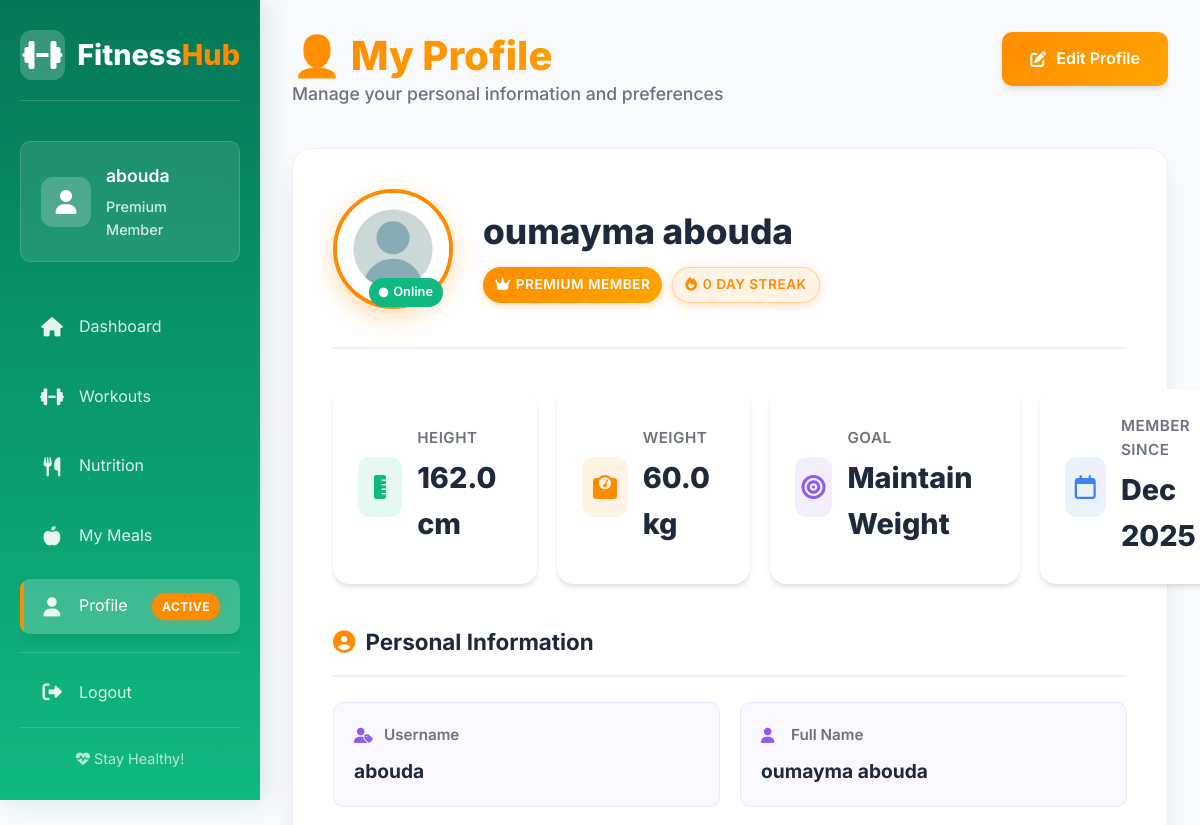
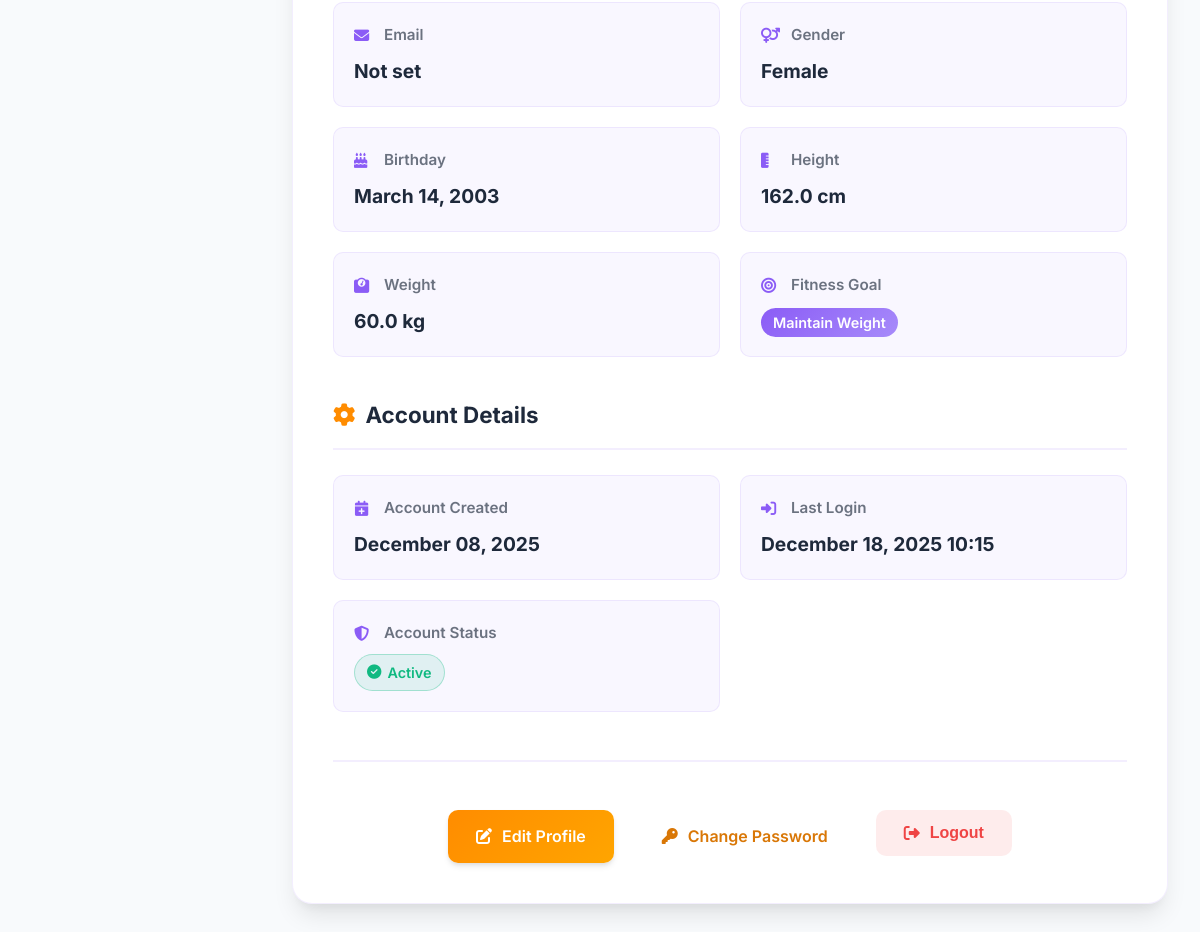
The page /accounts/profile/ (signed in) on the database its author committed (2 pictures, top to bottom).
### accounts/models.py (models this page shows, shortened)
class Profile(models.Model):
    GENDER_CHOICES = [
        ('M', 'Male'),
        ('F', 'Female'),
    ]
    GOAL_CHOICES = [
        ('lose', 'Lose Weight'),
        ('maintain', 'Maintain Weight'),
        ('gain', 'Gain Weight'),
    ]
    user = models.OneToOneField(User, on_delete=models.CASCADE)
    gender = models.CharField(max_length=10, choices=GENDER_CHOICES)
    birthday = models.DateField()
    height = models.FloatField(help_text="Height in cm")
    weight = models.FloatField(help_text="Weight in kg")
    goal = models.CharField(max_length=10, choices=GOAL_CHOICES, default='maintain')
    workout_day_streak = models.PositiveIntegerField(default=0, help_text="Consecutive days with 6+ exercises completed")

### accounts/views.py (the view)
# urls.py: path('profile/', views.profile_view, name='profile'),
@login_required
def profile_view(request):
    try:
        profile = Profile.objects.get(user=request.user)
    except Profile.DoesNotExist:
        from django.contrib import messages
        messages.error(request, "Please complete your profile first.")
        return redirect('update_profile')  # Rediriger vers la création du profil
    from datetime import date, timedelta
    try:
        from workouts.models import ExerciseLog
        has_workouts = True
    except ImportError:
        has_workouts = False
    workout_day_streak = profile.workout_day_streak or 0
    if has_workouts:
        today = date.today()
        current_streak = 0
        current_workout_day = today
        while True:
            day_exercises_count = ExerciseLog.objects.filter(
                user=request.user,
                date=current_workout_day
            ).count()
            if day_exercises_count >= 6:
                current_streak += 1
                current_workout_day -= timedelta(days=1)
            else:
                break
        if current_streak > workout_day_streak:
            profile.workout_day_streak = current_streak
            profile.save()
            workout_day_streak = current_streak
    context = {
        'profile': profile,
        'workout_day_streak': workout_day_streak,
    }
    return render(request, 'accounts/profile.html', context)

### accounts/templates/accounts/profile.html (shortened to what this page needs)
{% load static %}
<!DOCTYPE html>
<html lang="fr">
<head>
    <link rel="stylesheet" href="{% static 'accounts/css/profile.css' %}">
    <link rel="stylesheet" href="https://cdnjs.cloudflare.com/ajax/libs/font-awesome/6.4.0/css/all.min.css">
</head>
<body>
<div class="dashboard-container">
    <aside class="sidebar">
        <div class="logo">
            <i class="fas fa-dumbbell"></i>
            <h1>Fitness<span>Hub</span></h1>
        </div>
        <div class="user-info">
            <div class="user-profile">
                <div class="user-avatar">
                    <i class="fas fa-user"></i>
                </div>
                <div class="user-info-text">
                    <h4>{{ user.username }}</h4>
                    <p>Premium Member</p>
                </div>
            </div>
        </div>
        <nav class="sidebar-nav">
            <div class="nav-item">
                <a href="{% url 'home' %}">
                    <i class="fas fa-home"></i>
                    <span>Dashboard</span>
                </a>
            </div>
            <div class="nav-item">
                <a href="{% url 'workout_plan' %}">
                    <i class="fas fa-dumbbell"></i>
                    <span>Workouts</span>
                </a>
            </div>
            <div class="nav-item">
                <a href="{% url 'nutrition:nutrition_plan' %}">
                    <i class="fas fa-utensils"></i>
                    <span>Nutrition</span>
                </a>
            </div>
            <div class="nav-item">
                <a href="{% url 'my_meals' %}">
                    <i class="fas fa-apple-alt"></i>
                    <span>My Meals</span>
                </a>
            </div>
            <div class="nav-item">
                <a href="#" class="active">
                    <i class="fas fa-user"></i>
                    <span>Profile</span>
                    <span class="badge">Active</span>
                </a>
            </div>
            <div class="nav-item logout-item">
                <form method="POST" action="{% url 'logout' %}" class="logout-form-sidebar">
                    <button type="submit" class="logout-button">
                        <i class="fas fa-sign-out-alt"></i>
                        <span>Logout</span>
                    </button>
                </form>
            </div>
        </nav>
        <div class="sidebar-footer">
            <p><i class="fas fa-heartbeat"></i> Stay Healthy!</p>
        </div>
    </aside>
    <main class="main-content">
        <header class="page-header">
            <div class="page-title">
                <div>
                    <h1>👤 My Profile</h1>
                    <p class="page-subtitle">Manage your personal information and preferences</p>
                </div>
                <div class="header-actions">
                    <a href="{% url 'update_profile' %}" class="btn btn-primary">
                        <i class="fas fa-edit"></i>
                        Edit Profile
                    </a>
                </div>
            </div>
        </header>
        <section class="profile-content">
            <div class="profile-header">
                <div class="avatar-section">
                    <div class="avatar-container">
                        <img src="{% static 'accounts/images/default-avatar.webp' %}" alt="Profile" class="avatar">
                        <div class="avatar-status">
                            <i class="fas fa-circle"></i>
                            <span>Online</span>
                        </div>
                    </div>
                    <div class="profile-title">
                        <h2>{{ user.get_full_name|default:user.username }}</h2>
                        <div class="profile-badges">
                            <span class="badge member-badge">
                                <i class="fas fa-crown"></i>
                                Premium Member
                            </span>
                            <span class="badge streak-badge">
                                <i class="fas fa-fire"></i>
                                {{ workout_day_streak|default:"0" }} day streak
                            </span>
                        </div>
                    </div>
                </div>
            </div>
            <div class="stats-grid">
                <div class="stat-card">
                    <div class="stat-icon" style="background: rgba(16, 185, 129, 0.1);">
                        <i class="fas fa-ruler-vertical" style="color: #10b981;"></i>
                    </div>
                    <div class="stat-info">
                        <h3>Height</h3>
                        <p class="stat-value">{{ profile.height|default:"--" }} cm</p>
                    </div>
                </div>
                <div class="stat-card">
                    <div class="stat-icon" style="background: rgba(255, 140, 0, 0.1);">
                        <i class="fas fa-weight-scale" style="color: #FF8C00;"></i>
                    </div>
                    <div class="stat-info">
                        <h3>Weight</h3>
                        <p class="stat-value">{{ profile.weight|default:"--" }} kg</p>
                    </div>
                </div>
                <div class="stat-card">
                    <div class="stat-icon" style="background: rgba(139, 92, 246, 0.1);">
                        <i class="fas fa-bullseye" style="color: #8b5cf6;"></i>
                    </div>
                    <div class="stat-info">
                        <h3>Goal</h3>
                        <p class="stat-value">{{ profile.get_goal_display|default:"--" }}</p>
                    </div>
                </div>
                <div class="stat-card">
                    <div class="stat-icon" style="background: rgba(59, 130, 246, 0.1);">
                        <i class="far fa-calendar" style="color: #3b82f6;"></i>
                    </div>
                    <div class="stat-info">
                        <h3>Member Since</h3>
                        <p class="stat-value">{{ user.date_joined|date:"M Y" }}</p>
                    </div>
                </div>
            </div>
            <div class="info-section">
                <h3 class="section-title">
                    <i class="fas fa-user-circle"></i>
                    Personal Information
                </h3>
                <div class="info-grid">
                    <div class="info-item">
                        <div class="info-label">
                            <i class="fas fa-user-tag"></i>
                            Username
                        </div>
                        <div class="info-value">{{ user.username }}</div>
                    </div>
                    <div class="info-item">
                        <div class="info-label">
                            <i class="fas fa-user"></i>
                            Full Name
                        </div>
                        <div class="info-value">{{ user.get_full_name|default:"Not set" }}</div>
                    </div>
                    <div class="info-item">
                        <div class="info-label">
                            <i class="fas fa-envelope"></i>
                            Email
                        </div>
                        <div class="info-value">{{ user.email|default:"Not set" }}</div>
                    </div>
                    <div class="info-item">
                        <div class="info-label">
                            <i class="fas fa-venus-mars"></i>
                            Gender
                        </div>
                        <div class="info-value">{{ profile.get_gender_display|default:"Not set" }}</div>
                    </div>
                    <div class="info-item">
                        <div class="info-label">
                            <i class="fas fa-birthday-cake"></i>
                            Birthday
                        </div>
                        <div class="info-value">{{ profile.birthday|date:"F d, Y"|default:"Not set" }}</div>
                    </div>
                    <div class="info-item">
                        <div class="info-label">
                            <i class="fas fa-ruler-vertical"></i>
                            Height
                        </div>
                        <div class="info-value">{{ profile.height|default:"--" }} cm</div>
                    </div>
                    <div class="info-item">
                        <div class="info-label">
                            <i class="fas fa-weight-scale"></i>
                            Weight
                        </div>
                        <div class="info-value">{{ profile.weight|default:"--" }} kg</div>
                    </div>
                    <div class="info-item">
                        <div class="info-label">
                            <i class="fas fa-bullseye"></i>
                            Fitness Goal
                        </div>
                        <div class="info-value">
                            <span class="goal-badge">{{ profile.get_goal_display|default:"Not set" }}</span>
                        </div>
                    </div>
                </div>
            </div>
            <div class="info-section">
                <h3 class="section-title">
                    <i class="fas fa-cog"></i>
                    Account Details
                </h3>
                <div class="info-grid">
                    <div class="info-item">
                        <div class="info-label">
                            <i class="fas fa-calendar-plus"></i>
                            Account Created
                        </div>
                        <div class="info-value">{{ user.date_joined|date:"F d, Y" }}</div>
                    </div>
                    <div class="info-item">
                        <div class="info-label">
                            <i class="fas fa-sign-in-alt"></i>
                            Last Login
                        </div>
                        <div class="info-value">{{ user.last_login|date:"F d, Y H:i"|default:"Never" }}</div>
                    </div>
                    <div class="info-item">
                        <div class="info-label">
                            <i class="fas fa-shield-alt"></i>
                            Account Status
                        </div>
                        <div class="info-value">
                            <span class="status-badge active">
                                <i class="fas fa-check-circle"></i>
                                Active
                            </span>
                        </div>
                    </div>
                </div>
            </div>
            <div class="action-buttons">
                <a href="{% url 'update_profile' %}" class="btn btn-primary">
                    <i class="fas fa-edit"></i>
                    Edit Profile
                </a>
                <a href="{% url 'password_change' %}" class="btn btn-outline">
                    <i class="fas fa-key"></i>
                    Change Password
                </a>
                <form method="POST" action="{% url 'logout' %}" class="logout-form-profile">
                    <button type="submit" class="btn btn-danger">
                        <i class="fas fa-sign-out-alt"></i>
                        Logout
                    </button>
                </form>
            </div>
        </section>
    </main>
</div>
</body>
</html>

### rows shown on the page
Profile: height "162.0", weight "60.0", goal "Maintain Weight", gender "Female", birthday "March 14, 2003"

### other values the page prints
{{ user.username }} "abouda"
{{ user.get_full_name|default:user.username }} "oumayma abouda"
{{ workout_day_streak|default:"0" }} "0"
{{ user.date_joined|date:"M Y" }} "Dec 2025"
{{ user.get_full_name|default:"Not set" }} "oumayma abouda"
{{ user.email|default:"Not set" }} "Not set"
{{ user.date_joined|date:"F d, Y" }} "December 08, 2025"
{{ user.last_login|date:"F d, Y H:i"|default:"Never" }} "December 18, 2025 10:15"
